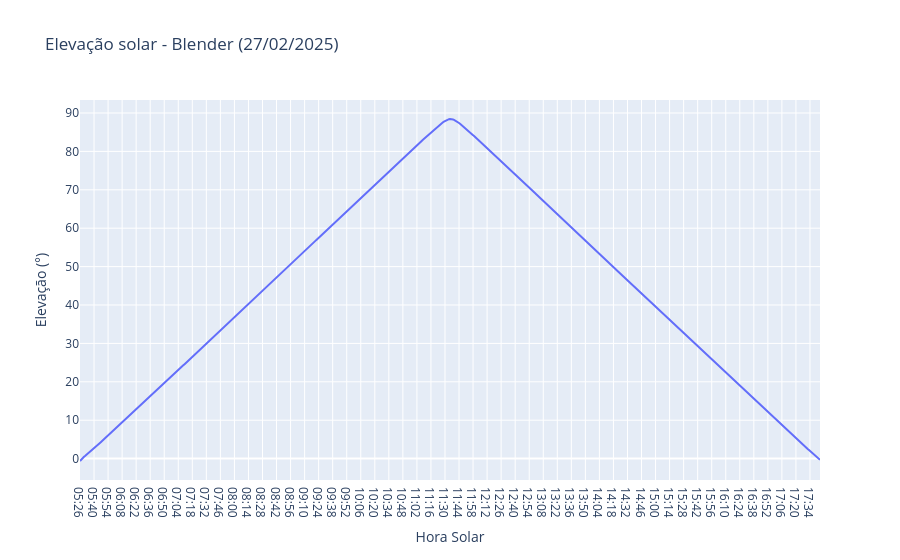
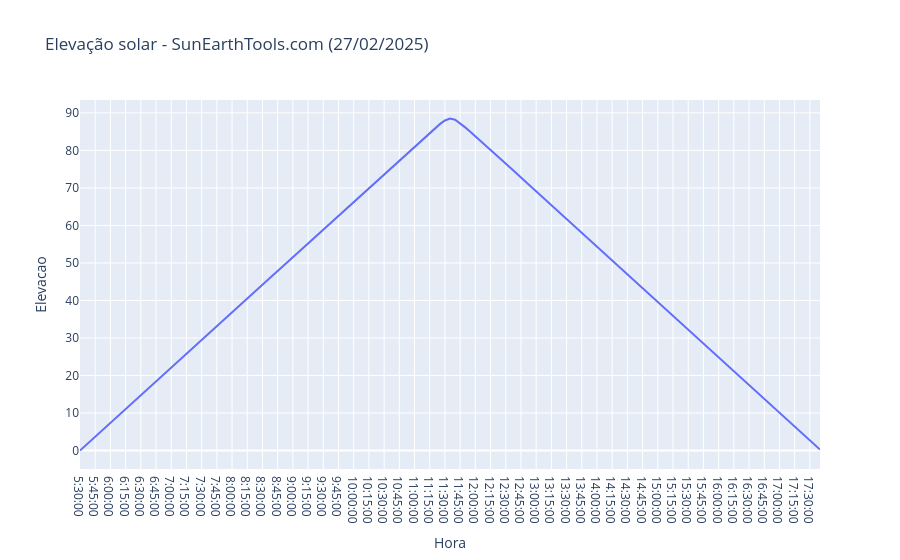
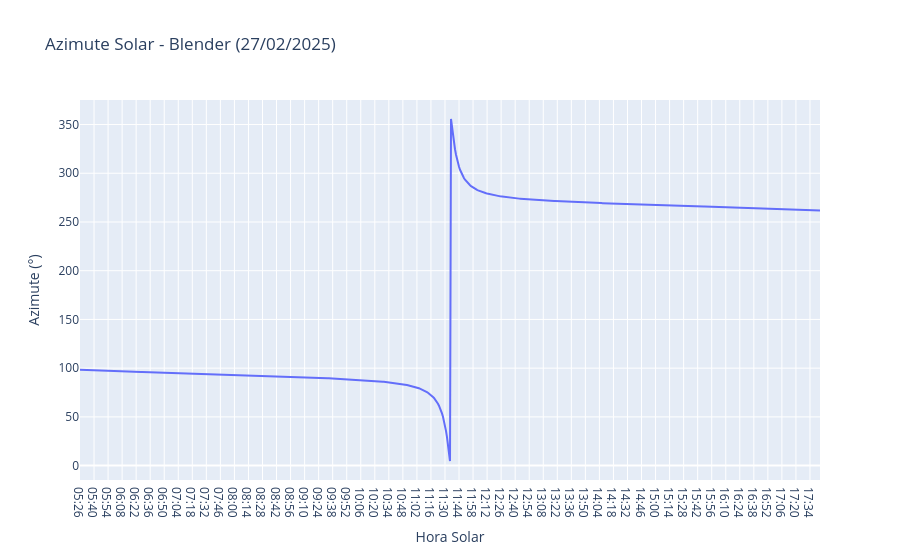
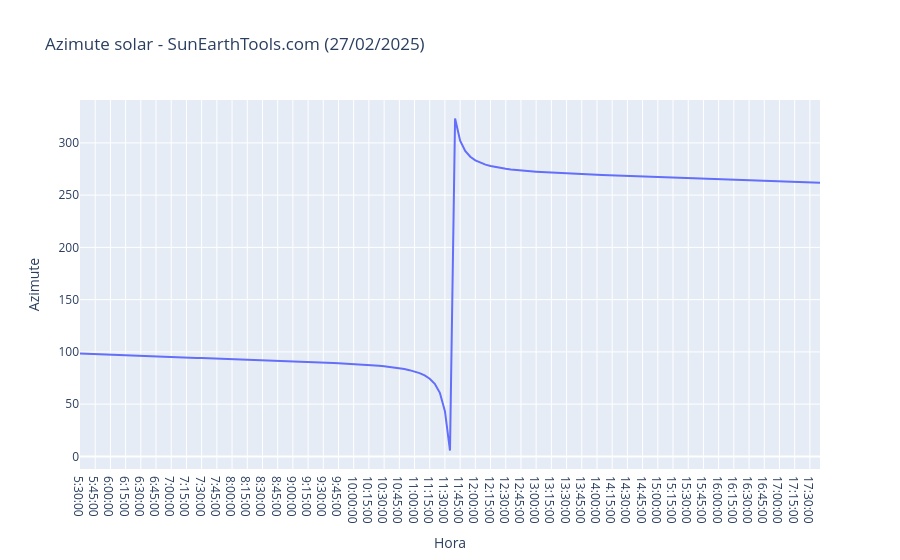

The cell these charts' notebook holds for them, in order:
### Code cell
#Plots de Elevação e Azimute (individuais)

#Elevação solar no blender
fig = px.line(df2, x ='Hora Solar', y = "Elevação (°)", title="Elevação solar - Blender (27/02/2025)")
fig.show()

#Verificando o comportamento da elevação solar no SunEarthTools.com
fig = px.line(df1, x ='Hora', y = "Elevacao", title="Elevação solar - SunEarthTools.com (27/02/2025)")
fig.show()

#Verificando o comportamento da elevação solar no Blender

fig = px.line(df2, x ='Hora Solar', y = "Azimute (°)", title="Azimute Solar - Blender (27/02/2025)")
fig.show()

#Verificando o comportamento da azimute solar no SunEarthTools.com

fig = px.line(df1, x ='Hora', y = "Azimute", title="Azimute solar - SunEarthTools.com (27/02/2025)")
fig.show()

### Figure 1 — Plotly figure (JSON) as saved in the notebook; plotly's stock layout.template omitted (floating-point values rounded to 4 significant figures; data arrays with more than 128 entries replaced by an {"elided": "..."} marker saying what was removed)
{"data": [{"hovertemplate": "Hora Solar=%{x}<br>Elevação (°)=%{y}<extra></extra>", "legendgroup": "", "line": {"color": "#636efa", "dash": "solid"}, "marker": {"symbol": "circle"}, "mode": "lines", "name": "", "orientation": "v", "showlegend": false, "type": "scatter", "x": {"elided": "739 str values"}, "xaxis": "x", "y": {"elided": "739 float values"}, "yaxis": "y"}], "layout": {"legend": {"tracegroupgap": 0}, "title": {"text": "Elevação solar - Blender (27/02/2025)"}, "xaxis": {"anchor": "y", "domain": [0, 1], "title": {"text": "Hora Solar"}}, "yaxis": {"anchor": "x", "domain": [0, 1], "title": {"text": "Elevação (°)"}}}}

### Figure 2 — Plotly figure (JSON) as saved in the notebook; plotly's stock layout.template omitted (floating-point values rounded to 4 significant figures; data arrays with more than 128 entries replaced by an {"elided": "..."} marker saying what was removed)
{"data": [{"hovertemplate": "Hora=%{x}<br>Elevacao=%{y}<extra></extra>", "legendgroup": "", "line": {"color": "#636efa", "dash": "solid"}, "marker": {"symbol": "circle"}, "mode": "lines", "name": "", "orientation": "v", "showlegend": false, "type": "scatter", "x": {"elided": "147 str values"}, "xaxis": "x", "y": {"elided": "147 float values"}, "yaxis": "y"}], "layout": {"legend": {"tracegroupgap": 0}, "title": {"text": "Elevação solar - SunEarthTools.com (27/02/2025)"}, "xaxis": {"anchor": "y", "domain": [0, 1], "title": {"text": "Hora"}}, "yaxis": {"anchor": "x", "domain": [0, 1], "title": {"text": "Elevacao"}}}}

### Figure 3 — Plotly figure (JSON) as saved in the notebook; plotly's stock layout.template omitted (floating-point values rounded to 4 significant figures; data arrays with more than 128 entries replaced by an {"elided": "..."} marker saying what was removed)
{"data": [{"hovertemplate": "Hora Solar=%{x}<br>Azimute (°)=%{y}<extra></extra>", "legendgroup": "", "line": {"color": "#636efa", "dash": "solid"}, "marker": {"symbol": "circle"}, "mode": "lines", "name": "", "orientation": "v", "showlegend": false, "type": "scatter", "x": {"elided": "739 str values"}, "xaxis": "x", "y": {"elided": "739 float values"}, "yaxis": "y"}], "layout": {"legend": {"tracegroupgap": 0}, "title": {"text": "Azimute Solar - Blender (27/02/2025)"}, "xaxis": {"anchor": "y", "domain": [0, 1], "title": {"text": "Hora Solar"}}, "yaxis": {"anchor": "x", "domain": [0, 1], "title": {"text": "Azimute (°)"}}}}

### Figure 4 — Plotly figure (JSON) as saved in the notebook; plotly's stock layout.template omitted (floating-point values rounded to 4 significant figures; data arrays with more than 128 entries replaced by an {"elided": "..."} marker saying what was removed)
{"data": [{"hovertemplate": "Hora=%{x}<br>Azimute=%{y}<extra></extra>", "legendgroup": "", "line": {"color": "#636efa", "dash": "solid"}, "marker": {"symbol": "circle"}, "mode": "lines", "name": "", "orientation": "v", "showlegend": false, "type": "scatter", "x": {"elided": "147 str values"}, "xaxis": "x", "y": {"elided": "147 float values"}, "yaxis": "y"}], "layout": {"legend": {"tracegroupgap": 0}, "title": {"text": "Azimute solar - SunEarthTools.com (27/02/2025)"}, "xaxis": {"anchor": "y", "domain": [0, 1], "title": {"text": "Hora"}}, "yaxis": {"anchor": "x", "domain": [0, 1], "title": {"text": "Azimute"}}}}
